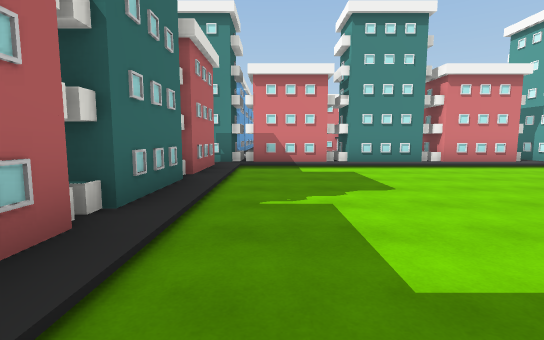
view 1 (above)

16 first-person views from a walk through a Unity game level. The camera is 1.4 m above the floor, tilts 6° down and sees 85° across. The floor is counted in squares, 2 m on a side. Each view is taken from the middle of a square. On the plan, view 1 faces up. The plan holds only what a view shows up to about 10 squares ahead; the rest is blank. The place goes on beyond the plan. The player character is not drawn.

view 2
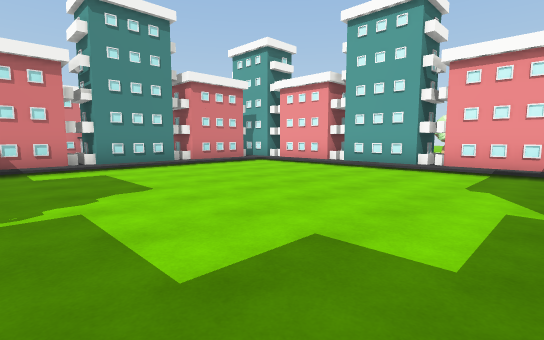

view 3
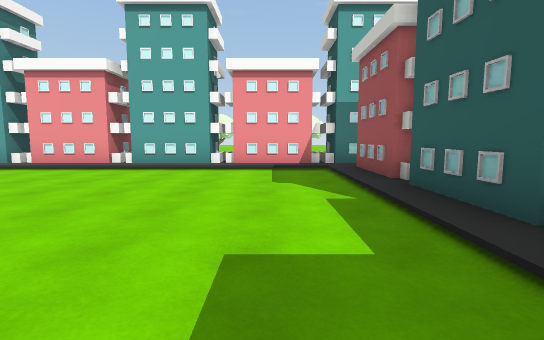

view 4
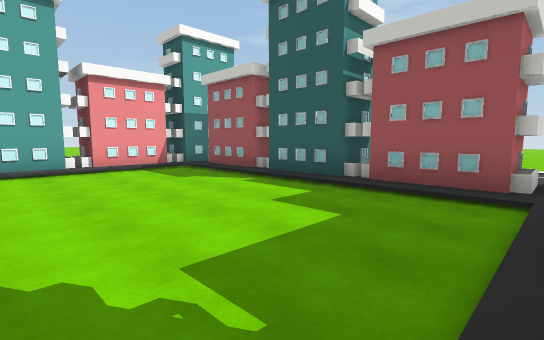

view 5
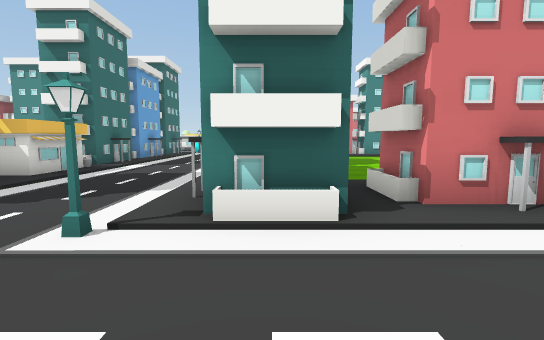

view 6
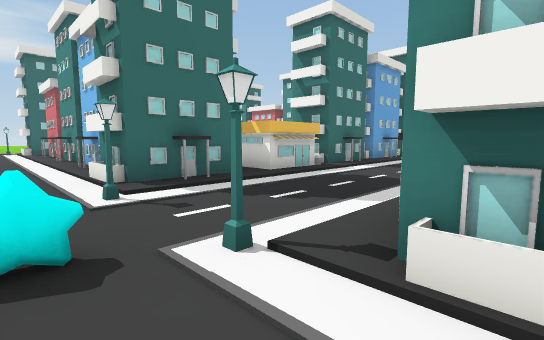

view 7
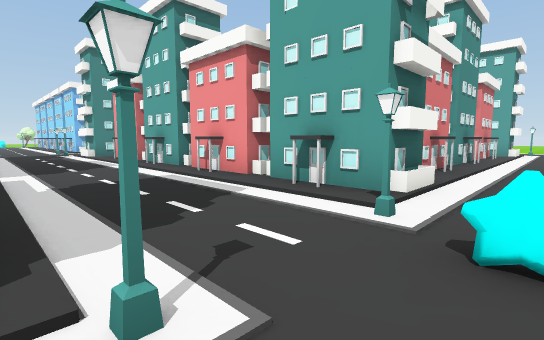

view 8
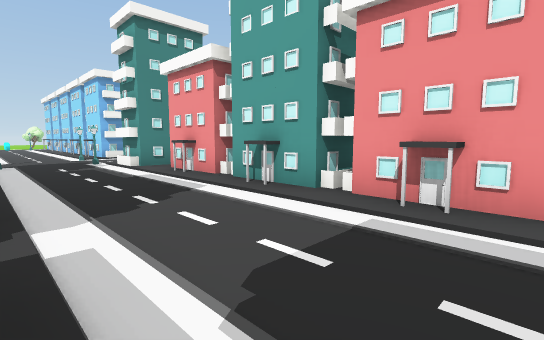

view 9
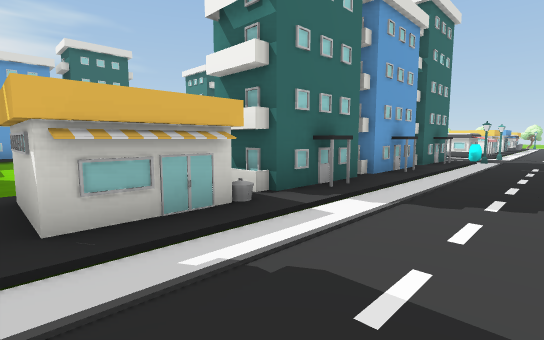

view 10
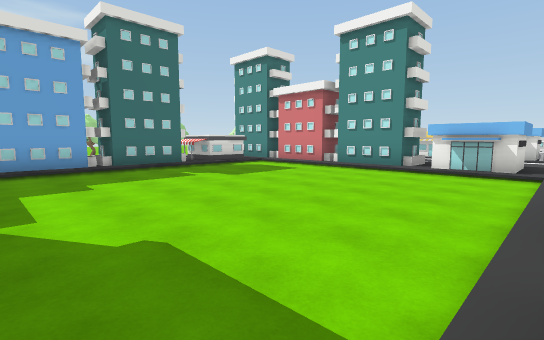

view 11
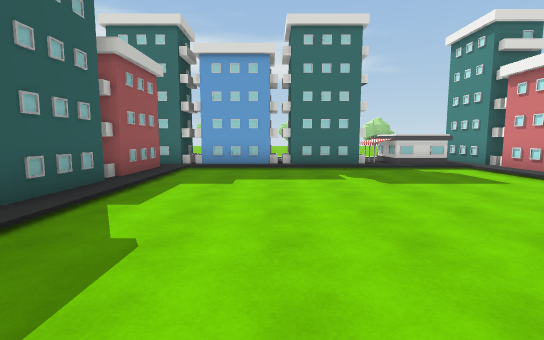

view 12
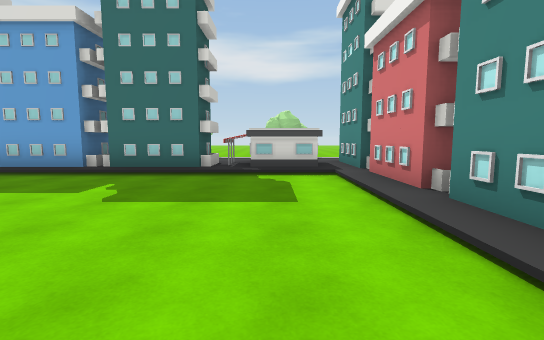

view 13
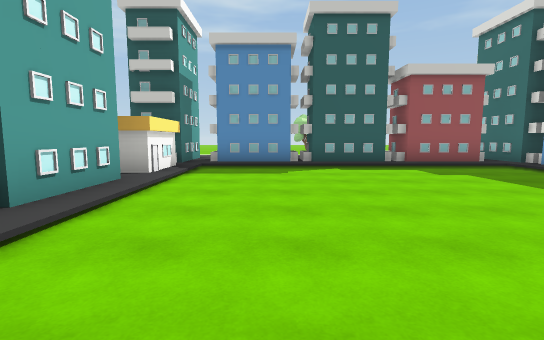

view 14
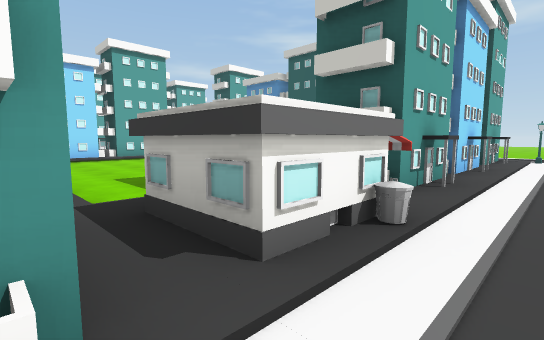

view 15
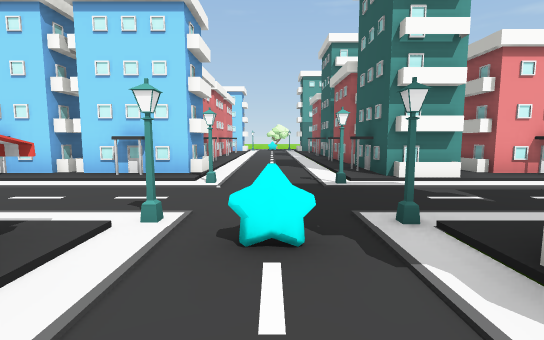

view 16
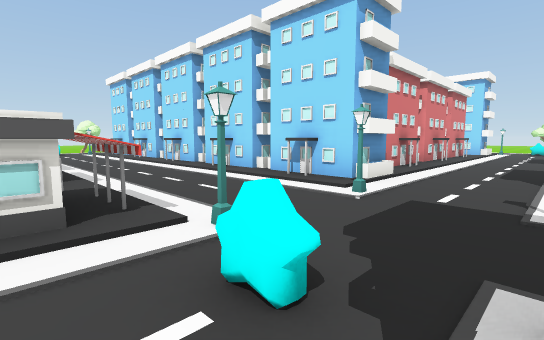

### Floor plan
Key: @ floor where view 1 was taken; # wall or solid block; x gap in a wall; . main floor; : floor 0.25 m higher than the main floor; / step, stairs or slope; ^ raised ledge; S streetlight; B bin; O other object.
Columns run from 19 left of view 1 to 8 right of it. Each row starts with its distance up from view 1.
 22                  O
 21               ..OO
 20               ..:O
 19               ..OO
 18               ..:O
 17             O:..:O
 16            OO:..OO
 15              :..:O
 14          OO  O..OO    OOOO
 13          OO OO..OO OOOOOOO
 12             /S..S////////
 11            ..O  .........
 10             .S..S......
  9     OO  #OO #:..###OO#  OO #
  8 .x^#OO###OO:#:..#^#OO###OO:#
  7 .OO////////:O:..:O/////////O
  6 .BO/.......:O:..OO/......./O
  5 .OO/.......:O:..:O/......./O
  4 .##/.......:#:..:#/.......:#
  3 .:#/.......:#:..:#/.......:#
  2 .:O/.......::/..:O/......./O
  1 .OO/.......OO:..OO/......./O
  0 .:O/.......:::..:O/@....../O
 -1 .##:OO###OO:#:..##:OO###OO:#
 -2  ## OO###OO:##..##:OO###OO
 -3  O  /////////S..S/////////
 -4        ..    . O...   ..
 -5                  .

Where each view was taken, in squares from view 1:
view 1: 0 up, 0 right, facing up
view 2: 0 up, 0 right, facing up-right
view 3: 1 up, 0 right, facing right
view 4: 4 up, 1 left, facing down-right
view 5: 5 down, 2 left, facing up
view 6: 4 down, 2 left, facing up-left
view 7: 4 down, 6 left, facing up-right
view 8: 0 up, 6 left, facing up-right
view 9: 0 up, 4 left, facing up-left
view 10: 0 up, 8 left, facing up-left
view 11: 2 up, 8 left, facing left
view 12: 6 up, 10 left, facing left
view 13: 7 up, 10 left, facing down
view 14: 8 up, 19 left, facing down-right
view 15: 11 up, 8 left, facing right
view 16: 10 up, 7 left, facing up-right
